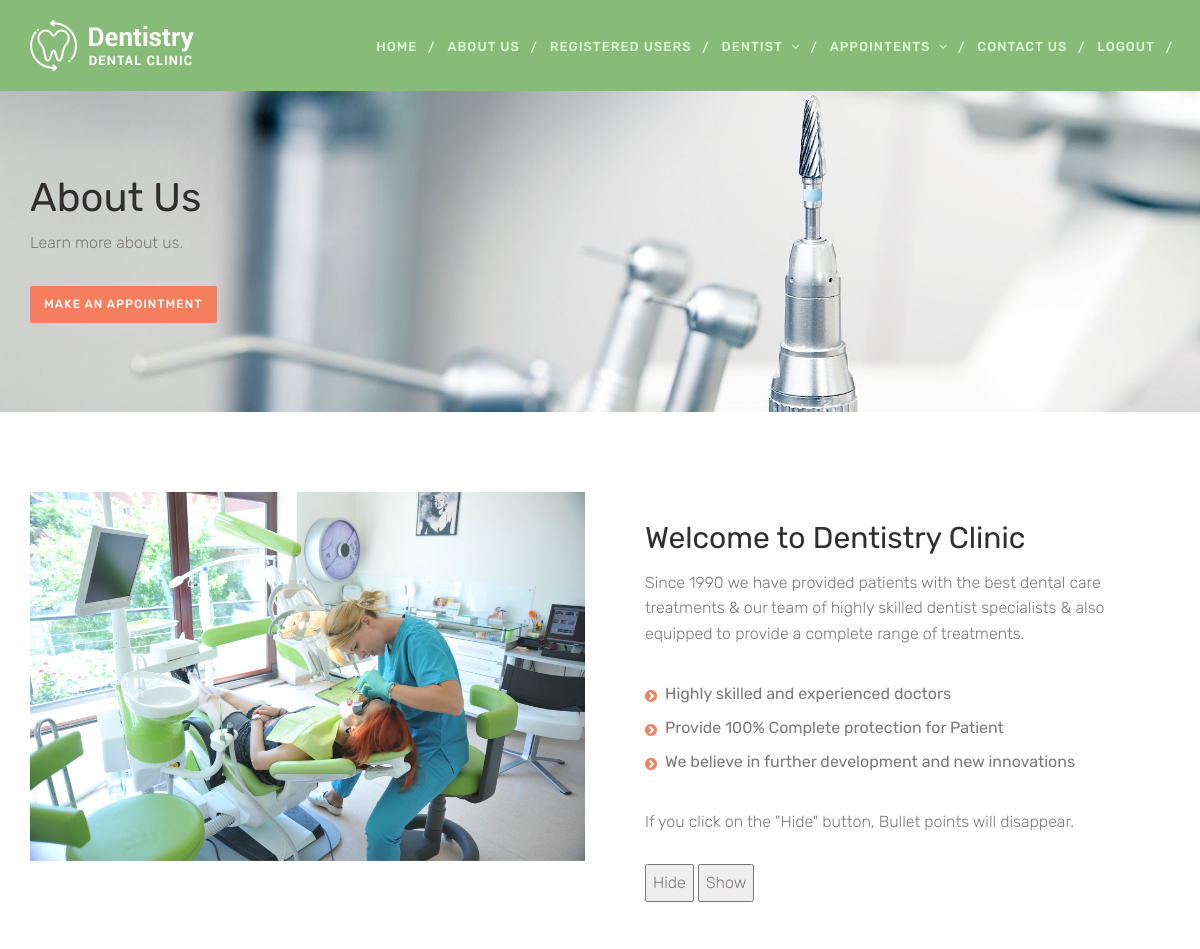
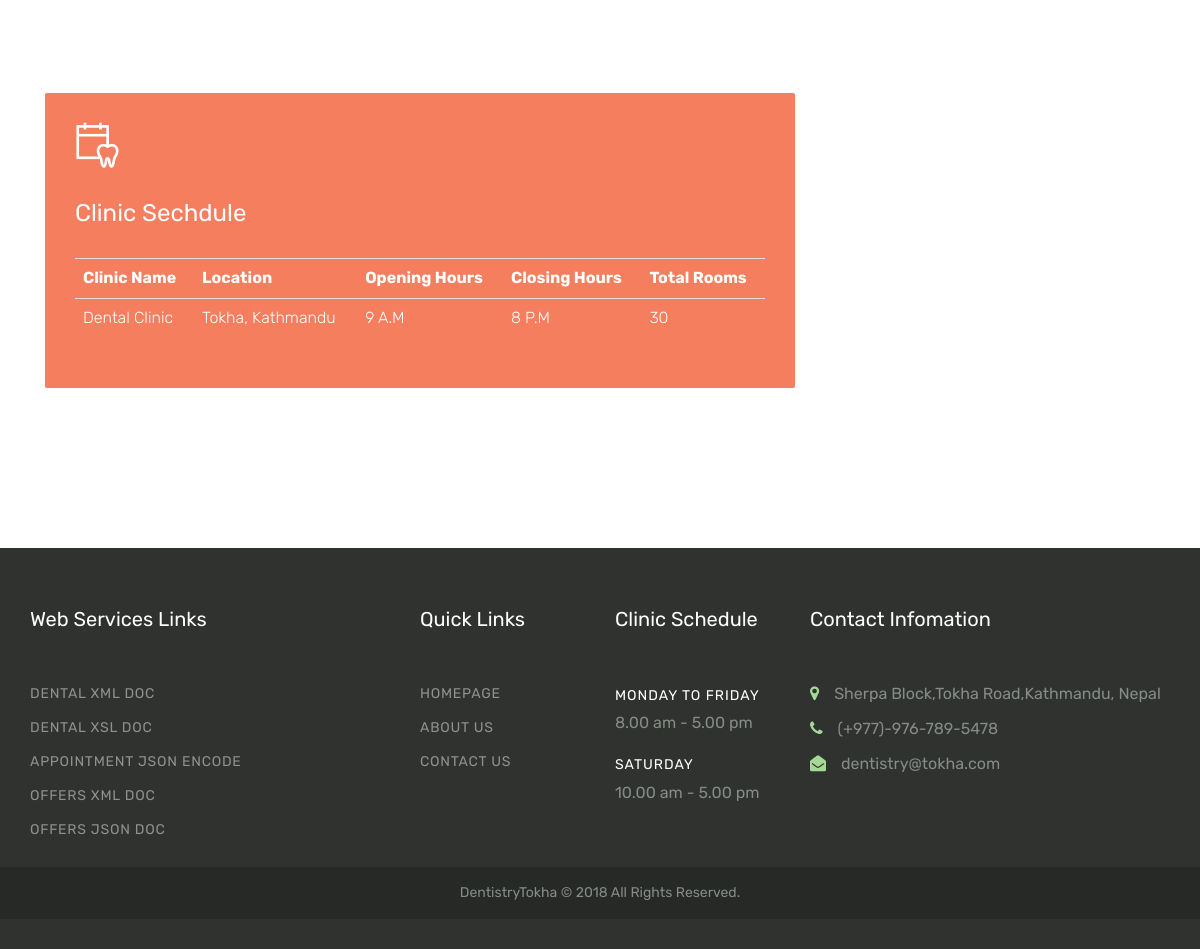
Page /about.php on the committed database (2 pictures, top to bottom).
### tables this page shows
CREATE TABLE `clinic` (
  `clinic_id` int(11) NOT NULL,
  `clinic_name` varchar(200) NOT NULL,
  `location` varchar(200) NOT NULL,
  `opening_hour` varchar(200) NOT NULL,
  `closing_hour` varchar(200) NOT NULL,
  `no_of_rooms` int(100) NOT NULL
);

### about.php (the view, shortened to what this page needs)
<?php
    include'header1.php';
        include 'includes/dbconnect.php';
$sql = "SELECT clinic_name AS cname, location AS location,opening_hour AS openhr,closing_hour AS closehr,no_of_rooms AS rooms,clinic_id  FROM clinic";
$result = mysqli_query ($mysqli, $sql);
?>
    <div class="page-header">
        <div class="container">
            <div class="row">
                <div class="col-lg-5 col-md-5 col-sm-12 col-xs-12">
                    <div class="page-section">
                        <h1 class="page-title ">About Us</h1>
                        <p>Learn more about us.</p>
                        <a href="make_appointment.php" class="btn btn-primary">make an appointment</a>
                    </div>
                </div>
            </div>
        </div>
    </div>
    <div class="space-medium">
        <div class="container">
                <div class="row">
                    <div class="col-lg-6 col-md-6 col-sm-12 col-xs-12">
                        <img src="./images/about.jpg" alt="" class="img-responsive">
                    </div>
                    <div class="col-lg-6 col-md-6 col-sm-12 col-xs-12">
                        <div class="about-section">
                            <h1>Welcome to Dentistry Clinic</h1>
                            <p>Since 1990 we have provided patients with the best dental care treatments &amp; our team of highly skilled dentist specialists &amp; also equipped to provide a complete range of treatments.</p>
                            <div class="about-list">
                                <ul class=" angle angle-right mb30">
                                    <li>Highly skilled and experienced doctors</li>
                                    <li>Provide 100% Complete protection for Patient</li>
                                    <li>We believe in further development and new innovations</li>
                                </ul>
                                  </div>
                                        <p>If you click on the "Hide" button, Bullet points will disappear.</p>
                                        <button id="hide">Hide</button>
                                        <button id="show">Show</button>
                        </div>
                    </div>
                </div>
                 <div class="space-medium">
        <div class="container">
            <div class="row">
                <div class="col-lg-8 col-md-8 col-sm-8 col-xs-12">
                    <div class="widget-cta">
                        <div class="widget-cta-icon ">
                            <i class="icon-007-appointment"> </i> </div>
                        <div class="widget-cta-block">
                            <h2 class="text-white mb30">Clinic Sechdule</h2>
                 <?php
                        if ($result) {
                echo '<table class="table">
                <tr class="heading"><td class="col head"><b>Clinic Name</b></td><td class="col head"><b>Location</b></td><td class="col head"><b>Opening Hours</b></td><td class="col head"><b>Closing Hours</b></td>
                <td class="col head"><b>Total Rooms</b></td></tr>';
                while ($row = mysqli_fetch_array($result, MYSQLI_ASSOC)) {
                echo '<tr class="heading2"><td class="col">' . $row['cname'] . '</td><td class="col">'.  $row['location'] . '</td>
                <td class="col">'.  $row['openhr'] . '</td><td class="col">'.  $row['closehr'] . '</td>
                <td class="col">'.  $row['rooms'] . '</td>
                </tr>'; }
                echo '</table>';
               }
else {
        echo '<p class="error">The current users could not be retrieved. We apologize
        for any inconvenience.</p>';
        echo '<p>' . mysqli_error($mysqli) . '<br><br>Query: ' . $sql . '</p>';
     }
                    ?>
                        </div>
                    </div>
                </div>
            </div>
        </div>
    </div>
        </div>
    </div>
</body>
</html>
<?php
    include 'footer.php';
?>

### css/style.css (style rules this page uses)
body { -webkit-font-smoothing: antialiased; text-rendering: optimizeLegibility; font-family: 'Rubik', sans-serif; font-size: 16px; letter-spacing: 0px; color: #7d7a79; font-weight: 300; line-height: 32px; }
h1, h2, h3, h4, h5, h6 { font-weight: 400; color: #302e2e; font-family: 'Rubik', sans-serif; margin: 0px 0px 15px 0px; letter-spacing: 0px; }
h1 { font-size: 30px; }
h2 { font-size: 24px; line-height: 30px; }
p { margin: 0 0 30px; line-height: 1.6; }
ul, ol { list-style: none; margin: 0; padding: 0; }
a { text-decoration: none; color: #302e2e; -webkit-transition: all 0.3s; -moz-transition: all 0.3s; transition: all 0.3s; }
.btn { font-family: 'Rubik', sans-serif; font-size: 12px; text-transform: uppercase; font-weight: 500; padding: 10px 14px; margin-bottom: 4px; letter-spacing: 1px; border-radius: 2px; border: transparent; -webkit-transition: all 0.3s; -moz-transition: all 0.3s; transition: all 0.3s; }
.btn-primary { background-color: #f47e5e; color: #fff; }
.space-medium { padding-top: 80px; padding-bottom: 80px; }
.mb30 { margin-bottom: 30px; }
.text-white { color: #fff; }
.angle { position: relative; color: #7d7a79; font-weight: 400; line-height: 34px; }
.angle-right li:before { font-family: FontAwesome; display: block; position: absolute; left: 0; font-size: 14px; padding-top: 2px; color: #f47e5e; content: "\f138"; }
.widget-cta { padding: 30px; border-radius: 2px; background-color: #f47e5e; }
.widget-cta-block { color: #fff; }
.widget-cta-icon { font-size: 45px; color: #fff; margin-bottom: 30px; }
img { width: auto; max-width: 100%; height: auto; margin: 0; padding: 0; border: none; line-height: normal; vertical-align: middle; }
.page-header { text-align: left; background-image: url(../images/pageheader.jpg); background-size: cover; margin: 0px; padding: 0px; border: 0px; }
.page-section { padding-top: 85px; padding-bottom: 85px; }
.page-title { font-size: 40px; font-weight: 400; margin-bottom: 10px; font-family: 'Rubik', sans-serif; color: #302e2e }
.about-section { padding: 30px; }
.about-list ul li { padding-left: 20px; }

### rows in the picture
clinic: clinic_name "Dental Clinic", location "Tokha, Kathmandu", opening_hour "9 A.M", closing_hour "8 P.M", no_of_rooms "30"
